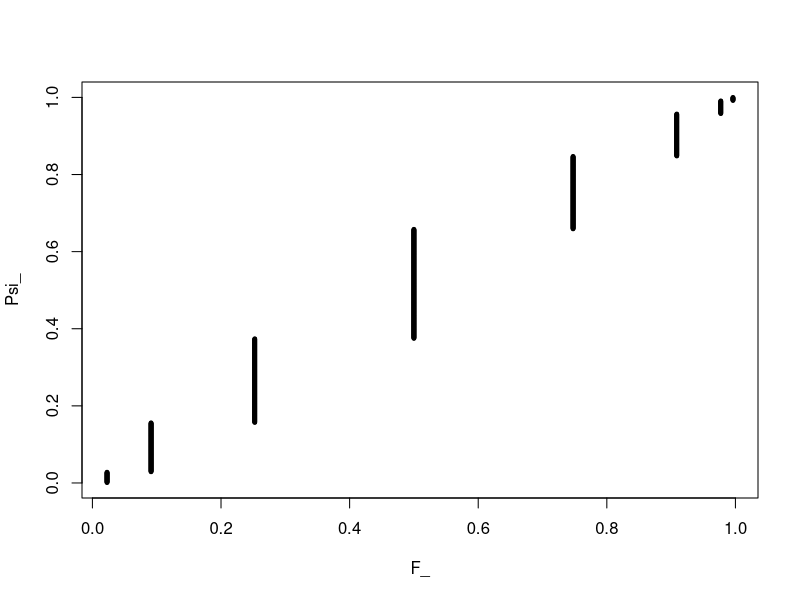

Generate this figure with R:
library(dplyr)


# ME 1 --------------------------------------------------------------------
# 1. False, it gives very strong evidence, but it doesn't prove anything
# 2. False, MC is used to estimate the distribution of the test stat
# the more MC samples you have, the more accurate the estimate is
# MC samples are artificially created, they don't affect the statistical power
# the samples that are collected IRL, affect the statistical power


# ME 2 --------------------------------------------------------------------

# 1. False, it's the compounding type I error
# 2. False, it's because the binomial distribution can be well-approximated by normal

# 3. 
n = 1000
mu = 3
sigma = 1.5

popu = rnorm(n, mu, sigma) 
samp = rbinom(1000, 10, 0.3) 

F_ = samp %>% pnorm(., mean = mu, sd = sigma) %>% sort
Psi_ = (1:n) / n
plot(F_, Psi_, pch = 19, cex = 0.5)


numerator = (F_ - Psi_)^2 * (F_ + Psi_)/2
denominator = F_ * (1 - F_)
denominator
sum(numerator/denominator)

# 4. Wald CI for proportion
n = 52
p_hat = 33/n
Z_alpha = 2.75

epsilon = 2.75 * sqrt(p_hat * (1 - p_hat)/n)

c(p_hat - epsilon, p_hat + epsilon) %>% round(2)



# ME 3 --------------------------------------------------------------------

# 1. False, homoscedastic means "equal variance"
# 2. False, any symmetric distribution does it

df = cbind(c(32, 42,38), c(13, 25, 27))

# 3. How many people did you survey?
sum(df)

# 4. Degree of freedom
(nrow(df) - 1)* (ncol(df) - 1)

# 5. Expected frequency of blue and country

col_T <- df %>% colSums() 
row_T <- df %>% rowSums() 

tcrossprod(row_T, col_T)/sum(df)

# 6. Doesn't really matter which critical value we are using
# in all cases, test stat is greater, so we reject H0
# variables are dependent on one another

# It's we are using the right tail because there is no pont
# checking if our test stat is smaller than the lower bound


# ME 4 --------------------------------------------------------------------
x1 = 76.5
s1 = 5.7
n1 = 23

# Question 1. 
t_22 = 2.0729
SE = s1/sqrt(n1)
print( c(x1 - t_22*SE, x1 + t_22*SE) %>% round(2))

# Question 2.
chisq_r = 36.7807
chisq_l = 10.9823 

c((n1 - 1)*s1^2/chisq_r, (n1 - 1)*s1^2/chisq_l) %>% sqrt %>% round(2)

# Question 3. 
x2 = 73.5
s2 = 5.3
n2 = 24

F_stat = s1^2/s2^2 %>% round(2)
F_22_23 = 2.0246


# Question 4.
xbb = (x1*n1 + x2*n2)/(n1 + n2)
SSM = n1 * (x1 - xbb)^2 + n2 * (x2 - xbb)^2
SSE = s1^2 * (n1 - 1) + s2^2 * (n2 - 1)

# 1. the distribution of the residuals is not linear
# 2. unequal sample size
# 3. small sample size





